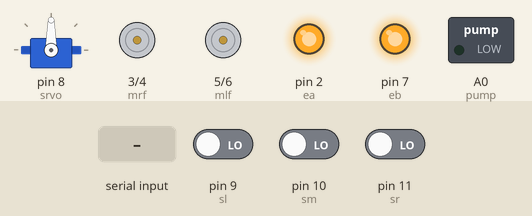
This sketch was run on a simulated Arduino Uno, built with avr-gcc and run on an emulated ATmega328P. Parts: servo, motor-driver pin pairs drawn as motors (green arrow = first pin HIGH = forward, orange = second pin HIGH = backward, longer = more drive), switched loads named in the sketch (green lamp = pin HIGH), output pins drawn as LEDs (lit = HIGH). The test bench sets the inputs (shaded band); at power-on: pin 10 (sm) LOW, pin 9 (sl) LOW, pin 11 (sr) LOW. What the sketch prints to the serial monitor is not drawn.

Above: at 1.2 s.
1.3 s: "X" received over the second serial link
At 1.9 s:
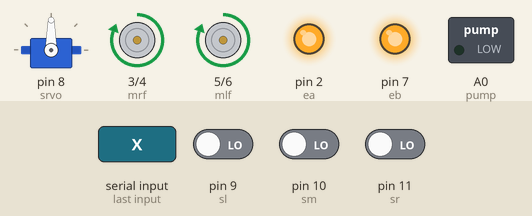
4.3 s: pin 10 (sm) driven HIGH
7.3 s: pin 9 (sl) driven HIGH
At 8.6 s:
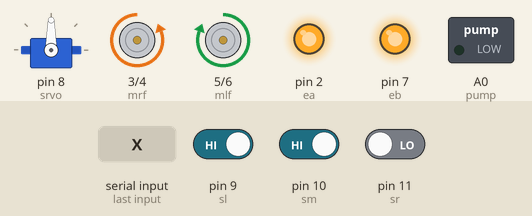
8.9 s: pin 11 (sr) driven HIGH
At 9.9 s:
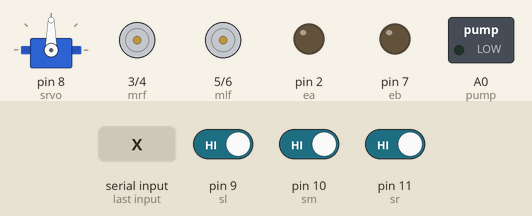
10.4 s: pin 11 (sr) driven LOW
At 11.1 s:
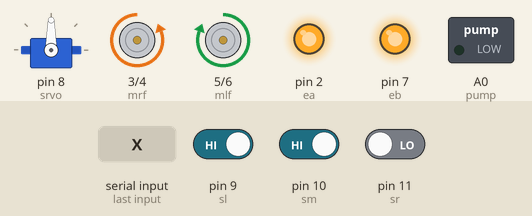
11.9 s: "F" received over the second serial link
Timing chart, 0 to 14.4 s (numbered marks = the images above; inputs shaded):
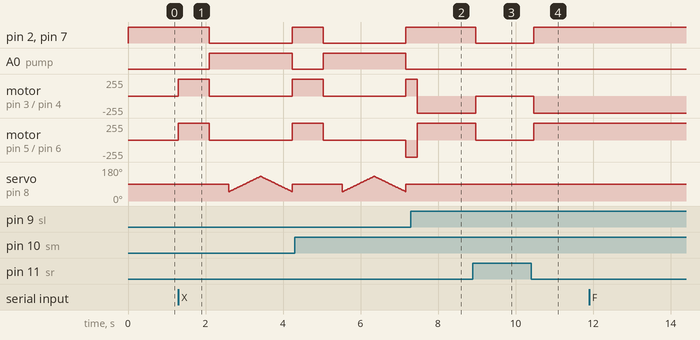

The sketch:

CarCode.ino
```cpp
#include <SoftwareSerial.h>
#include <Servo.h>
Servo myservo;
#define ea 2
#define eb 7
#define mrf 3
#define mrb 4
#define mlf 5
#define mlb 6
#define brx 12
#define btx 13
#define sl 9
#define sm 10
#define sr 11
#define srvo 8
#define pump A0
#define Led A1
char t;
int pos;
int slv, srv, smv;
boolean fire = false;
SoftwareSerial mySerial (btx, brx);
void setup() {
  pinMode(ea, OUTPUT);
  pinMode(eb, OUTPUT);
  pinMode(mlf, OUTPUT);
  pinMode(mlb, OUTPUT);
  pinMode(mrf, OUTPUT);
  pinMode(mrb, OUTPUT);
  pinMode(pump, OUTPUT);
  pinMode(srvo, OUTPUT);
  Serial.begin(9600);
  pinMode(btx, INPUT);
  pinMode(brx, OUTPUT);
  mySerial.begin(9600);
  digitalWrite(ea, 255);
  digitalWrite(eb, 255);
  pinMode(sl, INPUT);
  pinMode(sm, INPUT);
  pinMode(sr, INPUT);
  myservo.attach(srvo);
  myservo.write(90);
}

void loop() {
  myservo.write(90);
  if (mySerial.available() > 0) {
    t = mySerial.read();
    Serial.println(t);
    stop();


    if (t == 'F') {          //move  forward(all motors rotate in forward direction)
      GoF();
    }

    else if (t == 'B') {    //move reverse (all  motors rotate in reverse direction)
      GoB();
    }

    else if (t == 'L') {    //turn right (left side motors rotate in forward direction,  right side motors doesn't rotate)
      GoL();
    }

    else  if (t == 'R') {    //turn left (right side motors rotate in forward direction, left  side motors doesn't rotate)
      GoR();
    }

    else  if (t == 'G') {    //turn left (right side motors rotate in forward direction, left  side motors doesn't rotate)
      GoFL();
    }
    else  if (t == 'I') {    //turn left (right side motors rotate in forward direction, left  side motors doesn't rotate)
      GoFR();
    }
    else if (t ==  'H') {  //turn led on or off)
      GoBL();
    }
    else if (t ==  'J') {  //turn led on or off)
      GoBR();
    }
    else if (t == 'X') {
      senseAndDo();
    }
    else if (t == 'x') {
      exit;
      Serial.println("auto mode break ");
    }
    else if (t == 'V') {
      stop();
      PumpOn();

    }

    else if (t == 'v') {
      PumpOf();
    }
    else {      //STOP (all motors stop)
      stop();
    }
  }
  delay(10);
}

void GoF() {

  digitalWrite(ea, 255);
  digitalWrite(eb, 255);
  digitalWrite(mlf, HIGH);
  digitalWrite(mlb, LOW);
  digitalWrite(mrf, HIGH);
  digitalWrite(mrb, LOW);

}

void GoB() {
  digitalWrite(ea, 200);
  digitalWrite(eb, 200);
  digitalWrite(mlf, LOW);
  digitalWrite(mlb, HIGH);
  digitalWrite(mrf, LOW);
  digitalWrite(mrb, HIGH);

}
void GoL() {
  digitalWrite(ea, 200);
  digitalWrite(eb, 200);
  digitalWrite(mlf, LOW);
  digitalWrite(mlb, HIGH);
  digitalWrite(mrf, HIGH);
  digitalWrite(mrb, LOW);

}
void GoR() {
  digitalWrite(ea, 200);
  digitalWrite(eb, 200);
  digitalWrite(mlf, HIGH);
  digitalWrite(mlb, LOW);
  digitalWrite(mrf, LOW);
  digitalWrite(mrb, HIGH);

}

void GoFL() {
  digitalWrite(ea, 200);
  digitalWrite(eb, 200);
  digitalWrite(mlf, LOW);
  digitalWrite(mlb, LOW);
  digitalWrite(mrf, HIGH);
  digitalWrite(mrb, LOW);

}
void GoFR() {
  digitalWrite(ea, 200);
  digitalWrite(eb, 200);
  digitalWrite(mlf, HIGH);
  digitalWrite(mlb, LOW);
  digitalWrite(mrf, LOW);
  digitalWrite(mrb, LOW);

}
void GoBL() {
  digitalWrite(ea, 200);
  digitalWrite(eb, 200);
  digitalWrite(mlf, LOW);
  digitalWrite(mlb, HIGH);
  digitalWrite(mrf, LOW);
  digitalWrite(mrb, LOW);

}
void GoBR() {
  digitalWrite(ea, 200);
  digitalWrite(eb, 200);
  digitalWrite(mlf, LOW);
  digitalWrite(mlb, LOW);
  digitalWrite(mrf, LOW);
  digitalWrite(mrb, HIGH);

}
void stop() {
  digitalWrite(ea, 0);
  digitalWrite(eb, 0);
  digitalWrite(mlf, LOW);
  digitalWrite(mlb, LOW);
  digitalWrite(mrf, LOW);
  digitalWrite(mrb, LOW);

}

void PumpOn() {
  Serial.println("manual pump operation enabled");
    stop();
  digitalWrite(pump, HIGH); delay(500);
  for (pos = 50; pos <= 130; pos += 1) {
    myservo.write(pos);
    delay(10);
  }
  for (pos = 130; pos >= 50; pos -= 1) {
    myservo.write(pos);
    delay(10);
  }
  }
void PumpOf() {
  Serial.println("manual pump operation ended");
  digitalWrite(pump,LOW);
  myservo.write(90);
  }

void senseAndDo() {
  while (t != 'x') {
    t = mySerial.read();
    Serial.println(t);
    Serial.println("auto mode one ");
    slv=digitalRead(sl);
    srv=digitalRead(sr);
    smv=digitalRead(sm);
    Serial.println(slv);
    Serial.println(srv);
    Serial.println(smv);
    if (slv == 1 && srv == 1 && smv == 1) //If Fire not detected all sensors are zero
    {
      //Do not move the robot
      stop();
    }

    else if (smv == 0) //If Fire is straight ahead
    {
      //Move the robot forward
     GoF();
      fire = true;
    }
    else if (slv == 0) //If Fire is to the left
    {
      //Move the robot left
      GoL();
    }

    else if (srv == 0) //If Fire is to the right
    {
      //Move the robot right

      GoR();
    }

    delay(300); //Slow down the speed of robot
    while (fire == true)
    {
      put_off_fire();
    }
  }
}


void put_off_fire() {
  Serial.println("putting off fire");
  delay (500);
  stop();
  digitalWrite(pump, HIGH); delay(500);
  for (pos = 50; pos <= 130; pos += 1) {
    myservo.write(pos);
    delay(10);
  }
  for (pos = 130; pos >= 50; pos -= 1) {
    myservo.write(pos);
    delay(10);
  }
  digitalWrite(pump, LOW);
  myservo.write(90);
  fire = false;
}
```

Measured:
- after the input at 1.3 s, pin 2 (ea), pin 7 (eb): HIGH → LOW after 0.80 s, → HIGH 2.1 s later; A0 (pump): LOW → HIGH after 0.80 s, → LOW 2.1 s later; motor on pin 3 (mrf) / pin 4 (mrb), motor on pin 5 (mlf) / pin 6 (mlb): stopped → forward 255/255 at once, → stopped 0.80 s later, → forward 255/255 2.1 s later
- after the input at 7.3 s, motor on pin 3 (mrf) / pin 4 (mrb): forward 255/255 → backward 255/255 after 0.17 s; motor on pin 5 (mlf) / pin 6 (mlb): backward 255/255 → forward 255/255 after 0.17 s
- after the input at 8.9 s, pin 2 (ea), pin 7 (eb): HIGH → LOW after 0.07 s; motor on pin 3 (mrf) / pin 4 (mrb): backward 255/255 → stopped after 0.07 s; motor on pin 5 (mlf) / pin 6 (mlb): forward 255/255 → stopped after 0.07 s
- after the input at 10.4 s, pin 2 (ea), pin 7 (eb): LOW → HIGH after 0.07 s; motor on pin 3 (mrf) / pin 4 (mrb): stopped → backward 255/255 after 0.07 s; motor on pin 5 (mlf) / pin 6 (mlb): stopped → forward 255/255 after 0.07 s
- after the input at 11.9 s, every drawn part: stays the same
